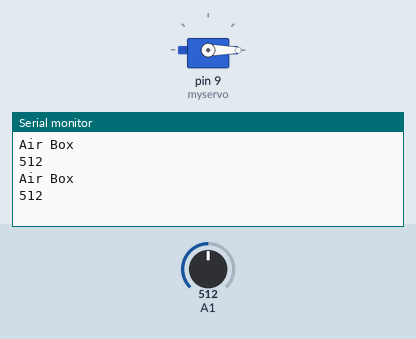
Simulated run of this sketch. Board: Arduino Uno, built with avr-gcc and run on an emulated ATmega328P. Shown: servo, the last lines printed to the serial monitor. The test bench sets the inputs (shaded band); at power-on: A1 = 512.

Above: at 1.8 s.
1.9 s: A1 set to 460
At 2.7 s:
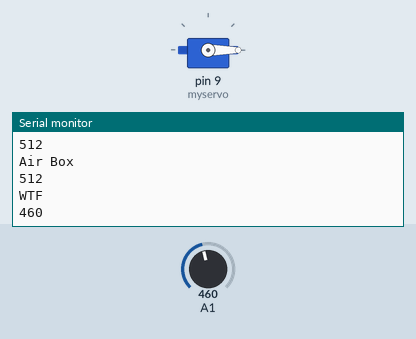
4.5 s: A1 set to 800
At 5.8 s:
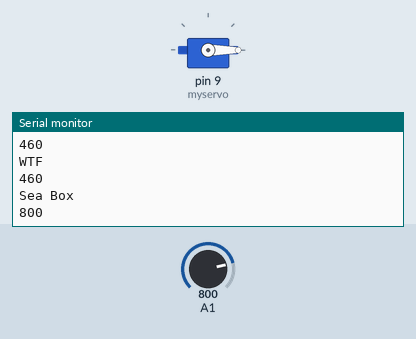
Timing chart, 0 to 7.5 s (numbered marks = the images above; inputs shaded):
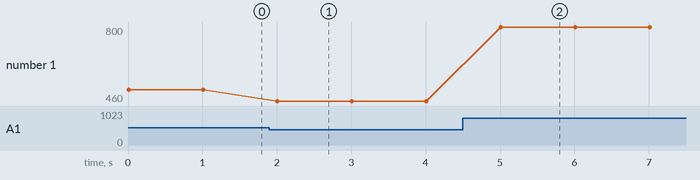

The sketch:

measurementSys.ino
```cpp
#include <Servo.h>
Servo myservo;
void setup(){
  myservo.attach(9);

  Serial.begin(9600);
}
void loop(){
  myservo.write(0);
  int value = analogRead(A1);
  if(value <= 100){
    Serial.println("NO BOX");
  }
  else if(value <= 550 && value >= 470){
    Serial.println("Air Box");
  }
  else if(value >= 790 && value <= 850){
    Serial.println("Sea Box");
  }
  else if(value >= 900 && value <= 1000){
    Serial.println("Rail Box");
  }
  else{
    Serial.println("WTF");
  }
  Serial.println(value);
  delay(1000);
}
```

Measured:
- after the input at 1.9 s, the serial monitor: prints a new line after 0.10 s (image 1)
- after the input at 4.5 s, the serial monitor: prints a new line after 0.50 s (image 2)
- plotted number 1: 512 → 460 after the input at 1.9 s, 460 → 800 after the input at 4.5 s
